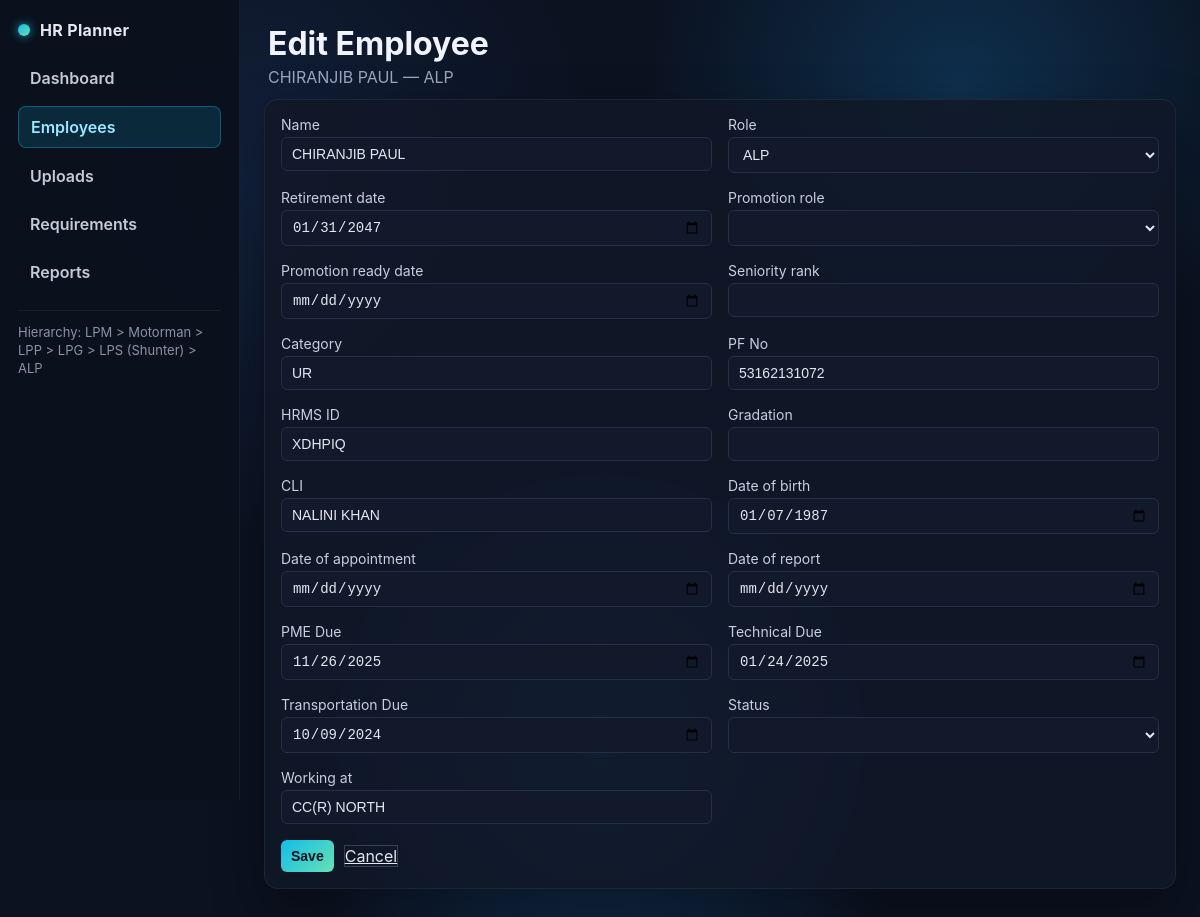
/employees/2, run on the app's committed database.
### src/models.py (models this page shows)
class Employee(SQLModel, table=True):
    id: int | None = Field(default=None, primary_key=True)
    name: str
    role: str
    hire_date: date
    retirement_date: date
    promotion_role: str | None = None
    promotion_ready_date: date | None = None
    seniority_rank: int | None = None
    category: str | None = None
    pf_no: str | None = None
    hrms: str | None = None
    dob: date | None = None
    doa: date | None = None
    do_report: date | None = None
    status: str | None = None
    working_at: str | None = None
    gradation: str | None = None
    cli: str | None = None
    pme_due: date | None = None
    technical_due: date | None = None
    transportation_due: date | None = None

### src/app.py (the view)
@app.get("/employees/{emp_id}")
def edit_employee_page(emp_id: int, request: Request, session: Session = Depends(get_session)):
    employee = session.get(Employee, emp_id)
    if not employee:
        raise HTTPException(status_code=404, detail="Employee not found")
    return templates.TemplateResponse(
        "employees_edit.html",
        {
            "request": request,
            "employee": employee,
            "role_order": ROLE_ORDER,
            "active_page": "employees",
        },
    )

### templates/employees_edit.html (shortened to what this page needs)
<!DOCTYPE html>
<html lang="en">
<head>
  <link rel="stylesheet" href="/static/style.css" />
</head>
<body>
  <div class="layout">
    <aside class="sidebar">
      <div class="brand">
        <div class="dot"></div>
        <span>HR Planner</span>
      </div>
      <nav class="side-links">
        <a class="{{ 'active' if active_page == 'dashboard' else '' }}" href="/">Dashboard</a>
        <a class="{{ 'active' if active_page == 'employees' else '' }}" href="/employees">Employees</a>
        <a class="{{ 'active' if active_page == 'uploads' else '' }}" href="/uploads">Uploads</a>
        <a class="{{ 'active' if active_page == 'requirements' else '' }}" href="/requirements">Requirements</a>
        <a class="{{ 'active' if active_page == 'reports' else '' }}" href="/reports">Reports</a>
      </nav>
      <div class="hierarchy">Hierarchy: LPM &gt; Motorman &gt; LPP &gt; LPG &gt; LPS (Shunter) &gt; ALP</div>
    </aside>
    <main class="content">
      <header>
        <div>
          <h1>Edit Employee</h1>
          <p>{{ employee.name }} — {{ employee.role }}</p>
        </div>
      </header>
      <section class="card">
        <form method="post" action="/employees/{{ employee.id }}">
          <div class="grid">
            <label>Name <input name="name" value="{{ employee.name }}" required /></label>
            <label>Role
              <select name="role" required>
                {% for role in role_order %}
                  <option value="{{ role }}" {% if role == employee.role %}selected{% endif %}>{{ role }}</option>
                {% endfor %}
              </select>
            </label>
            <label>Retirement date <input type="date" name="retirement_date" value="{{ employee.retirement_date }}" required /></label>
            <label>Promotion role
              <select name="promotion_role">
                <option value=""></option>
                {% for role in role_order %}
                  <option value="{{ role }}" {% if role == employee.promotion_role %}selected{% endif %}>{{ role }}</option>
                {% endfor %}
              </select>
            </label>
            <label>Promotion ready date <input type="date" name="promotion_ready_date" value="{{ employee.promotion_ready_date or '' }}" /></label>
            <label>Seniority rank <input type="number" name="seniority_rank" value="{{ employee.seniority_rank or '' }}" min="0" /></label>
            <label>Category <input name="category" value="{{ employee.category or '' }}" /></label>
            <label>PF No <input name="pf_no" value="{{ employee.pf_no or '' }}" /></label>
            <label>HRMS ID <input name="hrms" value="{{ employee.hrms or '' }}" /></label>
            <label>Gradation <input name="gradation" value="{{ employee.gradation or '' }}" /></label>
            <label>CLI <input name="cli" value="{{ employee.cli or '' }}" /></label>
            <label>Date of birth <input type="date" name="dob" value="{{ employee.dob or '' }}" /></label>
            <label>Date of appointment <input type="date" name="doa" value="{{ employee.doa or '' }}" /></label>
            <label>Date of report <input type="date" name="do_report" value="{{ employee.do_report or '' }}" /></label>
            <label>PME Due <input type="date" name="pme_due" value="{{ employee.pme_due or '' }}" /></label>
            <label>Technical Due <input type="date" name="technical_due" value="{{ employee.technical_due or '' }}" /></label>
            <label>Transportation Due <input type="date" name="transportation_due" value="{{ employee.transportation_due or '' }}" /></label>
            <label>Status
              <select name="status">
                <option value=""></option>
                <option value="ACTIVE" {% if employee.status == 'ACTIVE' %}selected{% endif %}>ACTIVE</option>
              </select>
            </label>
            <label>Working at <input name="working_at" value="{{ employee.working_at or '' }}" /></label>
          </div>
          <div class="actions">
            <button type="submit">Save</button>
            <a class="ghost" href="/employees">Cancel</a>
          </div>
        </form>
      </section>
    </main>
  </div>
</body>
</html>

### static/style.css (style rules this page uses)
:root { font-family: "Inter", "Segoe UI", system-ui, sans-serif; background: #0b1220; color: #e5e7f0; }
* { box-sizing: border-box; }
body { margin: 0; padding: 0; background: radial-gradient(circle at 20% 20%, #11203b 0, rgba(17,32,59,0) 30%), radial-gradient(circle at 80% 10%, #0e2f4d 0, rgba(14,47,77,0) 25%), radial-gradient(circle at 50% 80%, #133860 0, rgba(19,56,96,0) 35%), #0b1220; }
.layout { display: flex; min-height: 100vh; }
.sidebar { flex: 0 0 240px; width: 240px; background: rgba(10,16,28,0.95); border-right: 1px solid rgba(255,255,255,0.06); padding: 20px 18px; display: flex; flex-direction: column; gap: 18px; position: sticky; top: 0; height: 100vh; }
.brand { display: flex; align-items: center; gap: 10px; font-weight: 700; letter-spacing: 0.02em; color: #e5e7f0; }
.brand .dot { width: 12px; height: 12px; border-radius: 50%; background: linear-gradient(135deg, #12bde7, #66e1b6); box-shadow: 0 0 10px rgba(18,189,231,0.8); }
.side-links { display: flex; flex-direction: column; gap: 8px; }
.side-links a { color: #c5cada; text-decoration: none; padding: 10px 12px; border-radius: 8px; font-weight: 600; }
.side-links a.active { background: rgba(18,189,231,0.15); color: #9be7ff; border: 1px solid rgba(18,189,231,0.35); }
.hierarchy { color: #8b92a8; font-size: 13px; line-height: 1.4; border-top: 1px solid rgba(255,255,255,0.06); padding-top: 12px; }
.content { flex: 1; padding: 18px 24px 32px; }
header { display: flex; justify-content: space-between; align-items: center; gap: 16px; flex-wrap: wrap; padding: 6px 4px 12px; }
h1 { margin: 0 0 4px 0; color: #f1f4ff; }
p { margin: 0; color: #9aa3b9; }
label { font-size: 14px; display: flex; flex-direction: column; gap: 4px; color: #c9cee0; }
input, select, button { padding: 8px 10px; border: 1px solid #243047; background: #11192b; color: #e5e7f0; border-radius: 6px; font-size: 14px; }
button { background: linear-gradient(135deg, #12bde7, #66e1b6); color: #0b1220; border: none; cursor: pointer; font-weight: 600; }
.ghost { background: transparent; border: 1px solid rgba(255,255,255,0.18); color: #e5e7f0; }
.grid { display: grid; grid-template-columns: repeat(auto-fit, minmax(320px, 1fr)); gap: 16px; margin: 0 0 16px; }
.card { background: rgba(17, 24, 39, 0.85); border: 1px solid rgba(255,255,255,0.06); border-radius: 14px; padding: 16px; box-shadow: 0 20px 50px rgba(0,0,0,0.35); }
.actions { display: flex; gap: 10px; align-items: center; flex-wrap: wrap; margin-top: 12px; }
.sidebar { transition: width 0.25s ease, padding 0.25s ease, opacity 0.25s ease, flex-basis 0.25s ease; }

### data on the page
Employee: name "CHIRANJIB PAUL", role "ALP", retirement_date "01/31/2047", category "UR", pf_no "53162131072", hrms "XDHPIQ", cli "NALINI KHAN", dob "01/07/1987", pme_due "11/26/2025", technical_due "01/24/2025", transportation_due "10/09/2024", working_at "CC(R) NORTH"
